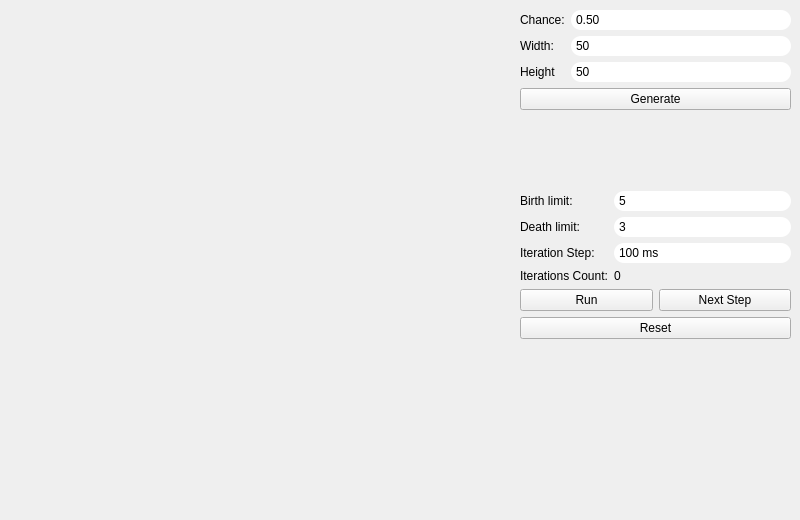
<?xml version="1.0" encoding="UTF-8"?>
<ui version="4.0">
 <class>CaveTab</class>
 <widget class="QWidget" name="CaveTab">
  <property name="geometry">
   <rect>
    <x>0</x>
    <y>0</y>
    <width>800</width>
    <height>520</height>
   </rect>
  </property>
  <property name="minimumSize">
   <size>
    <width>800</width>
    <height>520</height>
   </size>
  </property>
  <property name="maximumSize">
   <size>
    <width>800</width>
    <height>520</height>
   </size>
  </property>
  <property name="windowTitle">
   <string>Form</string>
  </property>
  <property name="styleSheet">
   <string notr="true"/>
  </property>
  <widget class="CaveViewport" name="viewport">
   <property name="geometry">
    <rect>
     <x>10</x>
     <y>10</y>
     <width>502</width>
     <height>502</height>
    </rect>
   </property>
   <property name="mouseTracking">
    <bool>true</bool>
   </property>
   <property name="styleSheet">
    <string notr="true">background: transparent;</string>
   </property>
  </widget>
  <widget class="QWidget" name="layoutWidget">
   <property name="geometry">
    <rect>
     <x>520</x>
     <y>10</y>
     <width>271</width>
     <height>329</height>
    </rect>
   </property>
   <layout class="QVBoxLayout" name="verticalLayout">
    <item>
     <layout class="QFormLayout" name="generateForm">
      <property name="fieldGrowthPolicy">
       <enum>QFormLayout::ExpandingFieldsGrow</enum>
      </property>
      <property name="labelAlignment">
       <set>Qt::AlignLeading|Qt::AlignLeft|Qt::AlignVCenter</set>
      </property>
      <property name="formAlignment">
       <set>Qt::AlignJustify|Qt::AlignTop</set>
      </property>
      <item row="0" column="0">
       <widget class="QLabel" name="chanceLabel">
        <property name="text">
         <string>Chance:</string>
        </property>
       </widget>
      </item>
      <item row="0" column="1">
       <widget class="QDoubleSpinBox" name="chanceEdit">
        <property name="sizePolicy">
         <sizepolicy hsizetype="Expanding" vsizetype="Fixed">
          <horstretch>0</horstretch>
          <verstretch>0</verstretch>
         </sizepolicy>
        </property>
        <property name="minimumSize">
         <size>
          <width>0</width>
          <height>20</height>
         </size>
        </property>
        <property name="styleSheet">
         <string notr="true">background-color: rgb(255,255,255);
color: rgb(0,0,0);
border-radius: 10px;
padding-left: 3px;</string>
        </property>
        <property name="buttonSymbols">
         <enum>QAbstractSpinBox::NoButtons</enum>
        </property>
        <property name="minimum">
         <double>0.000000000000000</double>
        </property>
        <property name="maximum">
         <double>1.000000000000000</double>
        </property>
        <property name="singleStep">
         <double>0.100000000000000</double>
        </property>
        <property name="value">
         <double>0.500000000000000</double>
        </property>
       </widget>
      </item>
      <item row="1" column="0">
       <widget class="QLabel" name="widthLabel">
        <property name="text">
         <string>Width:</string>
        </property>
       </widget>
      </item>
      <item row="1" column="1">
       <widget class="QSpinBox" name="widthEdit">
        <property name="sizePolicy">
         <sizepolicy hsizetype="Expanding" vsizetype="Fixed">
          <horstretch>0</horstretch>
          <verstretch>0</verstretch>
         </sizepolicy>
        </property>
        <property name="minimumSize">
         <size>
          <width>0</width>
          <height>20</height>
         </size>
        </property>
        <property name="styleSheet">
         <string notr="true">background-color: rgb(255,255,255);
color: rgb(0,0,0);
border-radius: 10px;
padding-left: 3px;</string>
        </property>
        <property name="buttonSymbols">
         <enum>QAbstractSpinBox::NoButtons</enum>
        </property>
        <property name="minimum">
         <number>1</number>
        </property>
        <property name="maximum">
         <number>50</number>
        </property>
        <property name="value">
         <number>50</number>
        </property>
       </widget>
      </item>
      <item row="2" column="0">
       <widget class="QLabel" name="heightLabel">
        <property name="text">
         <string>Height</string>
        </property>
       </widget>
      </item>
      <item row="2" column="1">
       <widget class="QSpinBox" name="heightEdit">
        <property name="sizePolicy">
         <sizepolicy hsizetype="Expanding" vsizetype="Fixed">
          <horstretch>0</horstretch>
          <verstretch>0</verstretch>
         </sizepolicy>
        </property>
        <property name="minimumSize">
         <size>
          <width>0</width>
          <height>20</height>
         </size>
        </property>
        <property name="styleSheet">
         <string notr="true">background-color: rgb(255,255,255);
color: rgb(0,0,0);
border-radius: 10px;
padding-left: 3px;</string>
        </property>
        <property name="buttonSymbols">
         <enum>QAbstractSpinBox::NoButtons</enum>
        </property>
        <property name="minimum">
         <number>1</number>
        </property>
        <property name="maximum">
         <number>50</number>
        </property>
        <property name="value">
         <number>50</number>
        </property>
       </widget>
      </item>
     </layout>
    </item>
    <item>
     <widget class="QPushButton" name="generateButton">
      <property name="sizePolicy">
       <sizepolicy hsizetype="Expanding" vsizetype="Fixed">
        <horstretch>0</horstretch>
        <verstretch>0</verstretch>
       </sizepolicy>
      </property>
      <property name="minimumSize">
       <size>
        <width>100</width>
        <height>20</height>
       </size>
      </property>
      <property name="styleSheet">
       <string notr="true"/>
      </property>
      <property name="text">
       <string>Generate</string>
      </property>
     </widget>
    </item>
    <item>
     <spacer name="verticalSpacer">
      <property name="orientation">
       <enum>Qt::Vertical</enum>
      </property>
      <property name="sizeHint" stdset="0">
       <size>
        <width>20</width>
        <height>40</height>
       </size>
      </property>
     </spacer>
    </item>
    <item>
     <layout class="QFormLayout" name="iterateForm">
      <property name="fieldGrowthPolicy">
       <enum>QFormLayout::ExpandingFieldsGrow</enum>
      </property>
      <property name="labelAlignment">
       <set>Qt::AlignLeading|Qt::AlignLeft|Qt::AlignVCenter</set>
      </property>
      <property name="formAlignment">
       <set>Qt::AlignJustify|Qt::AlignTop</set>
      </property>
      <item row="0" column="0">
       <widget class="QLabel" name="birthLimitLabel">
        <property name="text">
         <string>Birth limit:</string>
        </property>
       </widget>
      </item>
      <item row="1" column="0">
       <widget class="QLabel" name="deathLimitLabel">
        <property name="text">
         <string>Death limit:</string>
        </property>
       </widget>
      </item>
      <item row="0" column="1">
       <widget class="QSpinBox" name="birthLimitEdit">
        <property name="sizePolicy">
         <sizepolicy hsizetype="Expanding" vsizetype="Fixed">
          <horstretch>0</horstretch>
          <verstretch>0</verstretch>
         </sizepolicy>
        </property>
        <property name="minimumSize">
         <size>
          <width>0</width>
          <height>20</height>
         </size>
        </property>
        <property name="styleSheet">
         <string notr="true">background-color: rgb(255,255,255);
color: rgb(0,0,0);
border-radius: 10px;
padding-left: 3px;</string>
        </property>
        <property name="buttonSymbols">
         <enum>QAbstractSpinBox::NoButtons</enum>
        </property>
        <property name="maximum">
         <number>7</number>
        </property>
        <property name="value">
         <number>5</number>
        </property>
       </widget>
      </item>
      <item row="1" column="1">
       <widget class="QSpinBox" name="deathLimitEdit">
        <property name="sizePolicy">
         <sizepolicy hsizetype="Expanding" vsizetype="Fixed">
          <horstretch>0</horstretch>
          <verstretch>0</verstretch>
         </sizepolicy>
        </property>
        <property name="minimumSize">
         <size>
          <width>0</width>
          <height>20</height>
         </size>
        </property>
        <property name="styleSheet">
         <string notr="true">background-color: rgb(255,255,255);
color: rgb(0,0,0);
border-radius: 10px;
padding-left: 3px;</string>
        </property>
        <property name="buttonSymbols">
         <enum>QAbstractSpinBox::NoButtons</enum>
        </property>
        <property name="maximum">
         <number>7</number>
        </property>
        <property name="value">
         <number>3</number>
        </property>
       </widget>
      </item>
      <item row="2" column="0">
       <widget class="QLabel" name="stepLabel">
        <property name="text">
         <string>Iteration Step:</string>
        </property>
       </widget>
      </item>
      <item row="2" column="1">
       <widget class="QSpinBox" name="stepEdit">
        <property name="sizePolicy">
         <sizepolicy hsizetype="Expanding" vsizetype="Fixed">
          <horstretch>0</horstretch>
          <verstretch>0</verstretch>
         </sizepolicy>
        </property>
        <property name="minimumSize">
         <size>
          <width>0</width>
          <height>20</height>
         </size>
        </property>
        <property name="styleSheet">
         <string notr="true">background-color: rgb(255,255,255);
color: rgb(0,0,0);
border-radius: 10px;
padding-left: 3px;</string>
        </property>
        <property name="buttonSymbols">
         <enum>QAbstractSpinBox::NoButtons</enum>
        </property>
        <property name="suffix">
         <string> ms</string>
        </property>
        <property name="minimum">
         <number>1</number>
        </property>
        <property name="maximum">
         <number>999999999</number>
        </property>
        <property name="singleStep">
         <number>100</number>
        </property>
        <property name="value">
         <number>100</number>
        </property>
       </widget>
      </item>
      <item row="3" column="0">
       <widget class="QLabel" name="iterationsLabel">
        <property name="text">
         <string>Iterations Count:</string>
        </property>
       </widget>
      </item>
      <item row="3" column="1">
       <widget class="QLabel" name="iterations">
        <property name="text">
         <string>0</string>
        </property>
       </widget>
      </item>
     </layout>
    </item>
    <item>
     <layout class="QHBoxLayout" name="iterateLayout">
      <item>
       <widget class="QPushButton" name="runButton">
        <property name="minimumSize">
         <size>
          <width>0</width>
          <height>20</height>
         </size>
        </property>
        <property name="styleSheet">
         <string notr="true"/>
        </property>
        <property name="text">
         <string>Run</string>
        </property>
       </widget>
      </item>
      <item>
       <widget class="QPushButton" name="nextStepButton">
        <property name="minimumSize">
         <size>
          <width>0</width>
          <height>20</height>
         </size>
        </property>
        <property name="styleSheet">
         <string notr="true"/>
        </property>
        <property name="text">
         <string>Next Step</string>
        </property>
       </widget>
      </item>
     </layout>
    </item>
    <item>
     <widget class="QPushButton" name="resetButton">
      <property name="minimumSize">
       <size>
        <width>0</width>
        <height>20</height>
       </size>
      </property>
      <property name="styleSheet">
       <string notr="true"/>
      </property>
      <property name="text">
       <string>Reset</string>
      </property>
     </widget>
    </item>
   </layout>
  </widget>
 </widget>
 <customwidgets>
  <customwidget>
   <class>CaveViewport</class>
   <extends>QGraphicsView</extends>
   <header>caveviewport.h</header>
  </customwidget>
 </customwidgets>
 <resources/>
 <connections/>
</ui>
